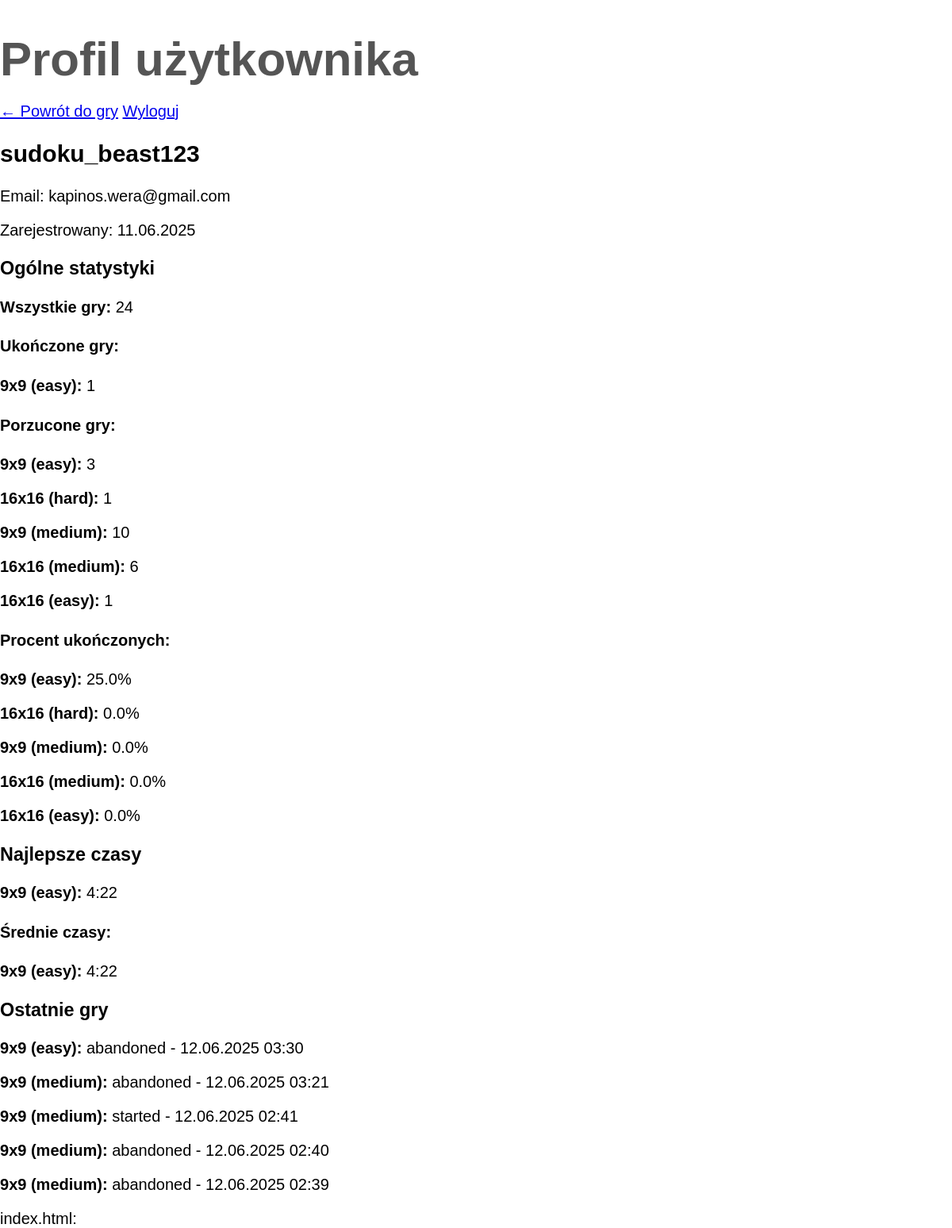
Screenshot of /profile (signed in) with the database file from the repository.
### app.py (models this page shows, shortened)
class User(db.Model):
    __tablename__ = 'users'
    id = db.Column(db.Integer, primary_key=True)
    username = db.Column(db.String(80), unique=True, nullable=False)
    email = db.Column(db.String(120), unique=True, nullable=False)
    password_hash = db.Column(db.String(128), nullable=False)
    created_at = db.Column(db.DateTime, default=datetime.utcnow)
    is_active = db.Column(db.Boolean, default=True)

class SudokuBestScore(db.Model):
    __tablename__ = 'sudoku_best_scores'
    id = db.Column(db.Integer, primary_key=True)
    user_id = db.Column(db.Integer, db.ForeignKey('users.id'), nullable=False)
    board_size = db.Column(db.Integer, nullable=False)
    difficulty = db.Column(db.String(20), nullable=False)
    best_time_seconds = db.Column(db.Integer, nullable=False)
    achieved_at = db.Column(db.DateTime, default=datetime.utcnow)
    game_id = db.Column(db.Integer, db.ForeignKey('sudoku_games.id'), nullable=True)
    user = db.relationship('User', backref=db.backref('best_scores', lazy=True))
    game = db.relationship('SudokuGame')
    __table_args__ = (db.UniqueConstraint('user_id', 'board_size', 'difficulty'),)

class SudokuGame(db.Model):
    __tablename__ = 'sudoku_games'
    id = db.Column(db.Integer, primary_key=True)
    user_id = db.Column(db.Integer, db.ForeignKey('users.id'), nullable=False)
    board_size = db.Column(db.Integer, nullable=False)
    difficulty = db.Column(db.String(20), nullable=False)
    status = db.Column(db.String(20), nullable=False, default='started')  # started, completed, abandoned, failed
    time_seconds = db.Column(db.Integer, nullable=True)  # NULL jeśli nie ukończono
    started_at = db.Column(db.DateTime, default=datetime.utcnow)
    finished_at = db.Column(db.DateTime, nullable=True)
    moves_count = db.Column(db.Integer, default=0)
    hints_used = db.Column(db.Integer, default=0)
    user = db.relationship('User', backref=db.backref('games', lazy=True))

### app.py (the view)
@app.route('/profile')
@login_required
def profile():
    user_id = session['user_id']
    user = User.query.get(user_id)
    total_games = SudokuGame.query.filter_by(user_id=user_id).count()
    game_stats = {}
    distinct_games = db.session.query(
        SudokuGame.board_size,
        SudokuGame.difficulty
    ).filter_by(user_id=user_id).distinct().all()
    for board_size, difficulty in distinct_games:
        category = f"{board_size}x{board_size} ({difficulty})"
        category_games = SudokuGame.query.filter_by(
            user_id=user_id,
            board_size=board_size,
            difficulty=difficulty
        )
        total_in_category = category_games.count()
        completed_in_category = category_games.filter_by(status='completed').count()
        abandoned_in_category = category_games.filter_by(status='abandoned').count()
        completed_games_with_time = category_games.filter(
            SudokuGame.status == 'completed',
            SudokuGame.time_seconds.isnot(None)
        ).all()
        avg_time_seconds = 0
        if completed_games_with_time:
            total_time = sum(game.time_seconds for game in completed_games_with_time)
            avg_time_seconds = total_time // len(completed_games_with_time)
        completion_rate = round(completed_in_category / total_in_category * 100, 1) if total_in_category > 0 else 0
        game_stats[category] = {
            'total': total_in_category,
            'completed': completed_in_category,
            'abandoned': abandoned_in_category,
            'completion_rate': completion_rate,
            'avg_time_minutes': avg_time_seconds // 60,
            'avg_time_seconds': avg_time_seconds % 60
        }
    best_scores = SudokuBestScore.query.filter_by(user_id=user_id).all()
    recent_games = SudokuGame.query.filter_by(user_id=user_id).order_by(SudokuGame.started_at.desc()).limit(5).all()
    return render_template('profile.html',
                         user=user,
                         total_games=total_games,
                         game_stats=game_stats,
                         best_scores=best_scores,
                         recent_games=recent_games)

### app.py (called while the page is built)
def login_required(f):
    from functools import wraps
    @wraps(f)
    def decorated_function(*args, **kwargs):
        if 'user_id' not in session:
            flash('Musisz być zalogowany żeby uzyskać dostęp do tej strony.', 'error')
            return redirect(url_for('login'))
        return f(*args, **kwargs)
    return decorated_function

### templates/profile.html (shortened to what this page needs)
<!DOCTYPE html>
<html lang="pl">
<head>
    <link rel="stylesheet" href="{{ url_for('static', filename='css/style.css') }}">
</head>
<body>
    <div class="container">
        <header>
            <h1>Profil użytkownika</h1>
            <nav>
                <a href="{{ url_for('index') }}">← Powrót do gry</a>
                <a href="{{ url_for('logout') }}">Wyloguj</a>
            </nav>
        </header>
        <div class="profile-info">
            <h2>{{ user.username }}</h2>
            <p>Email: {{ user.email }}</p>
            <p>Zarejestrowany: {{ user.created_at.strftime('%d.%m.%Y') }}</p>
        </div>
        <div class="stats-grid">
            <div class="stat-card">
                <h3>Ogólne statystyki</h3>
                <p><strong>Wszystkie gry:</strong> {{ total_games }}</p>
                <h4>Ukończone gry:</h4>
                {% if game_stats %}
                    {% for category, stats in game_stats.items() %}
                        {% if stats.completed > 0 %}
                            <p><strong>{{ category }}:</strong> {{ stats.completed }}</p>
                        {% endif %}
                    {% endfor %}
                {% else %}
                    <p>Brak ukończonych gier</p>
                {% endif %}
                <h4>Porzucone gry:</h4>
                {% if game_stats %}
                    {% for category, stats in game_stats.items() %}
                        {% if stats.abandoned > 0 %}
                            <p><strong>{{ category }}:</strong> {{ stats.abandoned }}</p>
                        {% endif %}
                    {% endfor %}
                {% else %}
                    <p>Brak porzuconych gier</p>
                {% endif %}
                <h4>Procent ukończonych:</h4>
                {% if game_stats %}
                    {% for category, stats in game_stats.items() %}
                        <p><strong>{{ category }}:</strong> {{ stats.completion_rate }}%</p>
                    {% endfor %}
                {% endif %}
            </div>
            <div class="stat-card">
                <h3>Najlepsze czasy</h3>
                {% if best_scores %}
                    {% for score in best_scores %}
                        <p><strong>{{ score.board_size }}x{{ score.board_size }} ({{ score.difficulty }}):</strong>
                           {{ score.best_time_seconds // 60 }}:{{ '%02d'|format(score.best_time_seconds % 60) }}</p>
                    {% endfor %}
                {% else %}
                    <p>Brak ukończonych gier</p>
                {% endif %}
                <h4>Średnie czasy:</h4>
                {% if game_stats %}
                    {% for category, stats in game_stats.items() %}
                        {% if stats.completed > 0 %}
                            <p><strong>{{ category }}:</strong> {{ stats.avg_time_minutes }}:{{ '%02d'|format(stats.avg_time_seconds % 60) }}</p>
                        {% endif %}
                    {% endfor %}
                {% endif %}
            </div>
        </div>
        {% if recent_games %}
        <div class="stat-card">
            <h3>Ostatnie gry</h3>
            {% for game in recent_games %}
                <p><strong>{{ game.board_size }}x{{ game.board_size }} ({{ game.difficulty }}):</strong>
                   {{ game.status }} - {{ game.started_at.strftime('%d.%m.%Y %H:%M') }}</p>
            {% endfor %}
        </div>
        {% endif %}
    </div>
</body>
</html>

### static/css/style.css (style rules this page uses)
html { font-size: 20px; }
body { font-family: "Dongle","Comic Sans MS", sans-serif; min-height: 100vh; background: transparent; margin: 0; }
h1 { color: #555; margin-bottom: 1rem; font-size: 3rem; }

### rows the page displays
User: username "sudoku_beast123", email "kapinos.wera@gmail.com", created_at "11.06.2025"
SudokuBestScore: board_size "9", difficulty "easy", best_time_seconds "4", score.best_time_seconds%60 "22"
SudokuGame: board_size "9", difficulty "easy", status "abandoned", started_at "12.06.2025 03:30"
SudokuGame: board_size "9", difficulty "medium", status "abandoned", started_at "12.06.2025 03:21"
SudokuGame: board_size "9", difficulty "medium", status "started", started_at "12.06.2025 02:41"
SudokuGame: board_size "9", difficulty "medium", status "abandoned", started_at "12.06.2025 02:40"
SudokuGame: board_size "9", difficulty "medium", status "abandoned", started_at "12.06.2025 02:39"

### other values shown
{{ total_games }} "24"
{{ category }} "9x9 (easy)"
{{ stats.completed }} "1"
{{ category }} "9x9 (easy)" "16x16 (hard)" "9x9 (medium)" "16x16 (medium)" "16x16 (easy)"
{{ stats.abandoned }} "3" "1" "10" "6" "1"
{{ stats.completion_rate }} "25.0" "0.0" "0.0" "0.0" "0.0"
{{ stats.avg_time_minutes }} "4"
{{ '%02d'|format(stats.avg_time_seconds % 60) }} "22"
